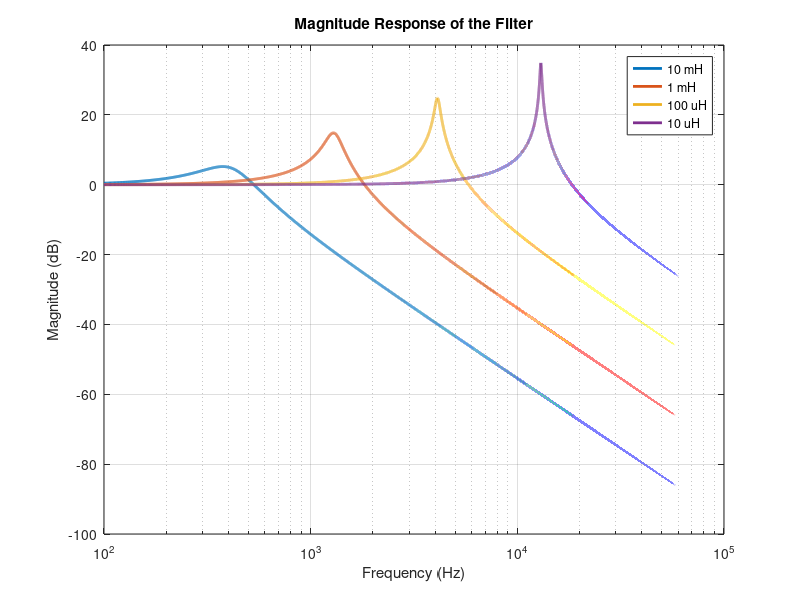
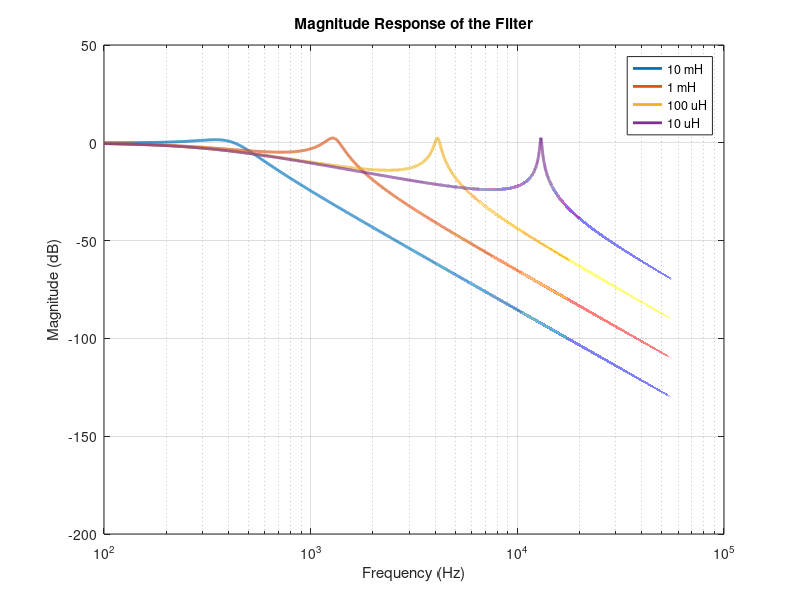
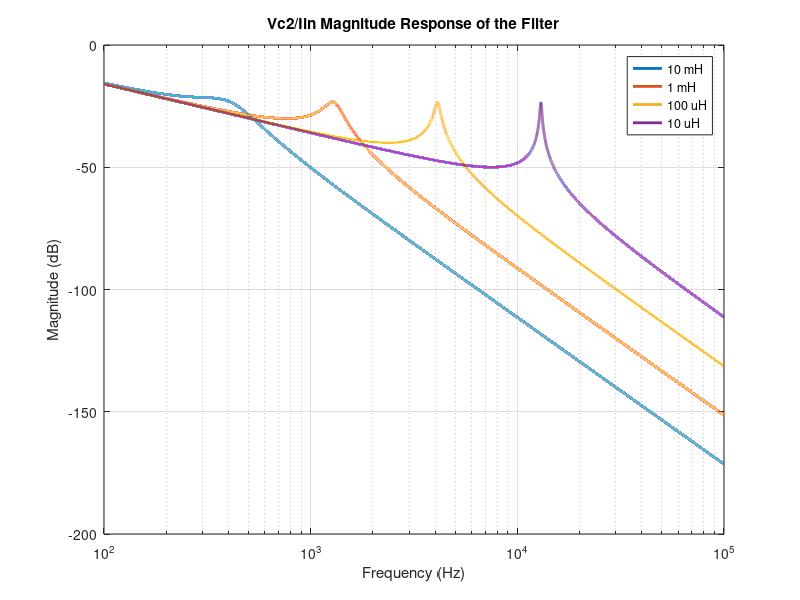
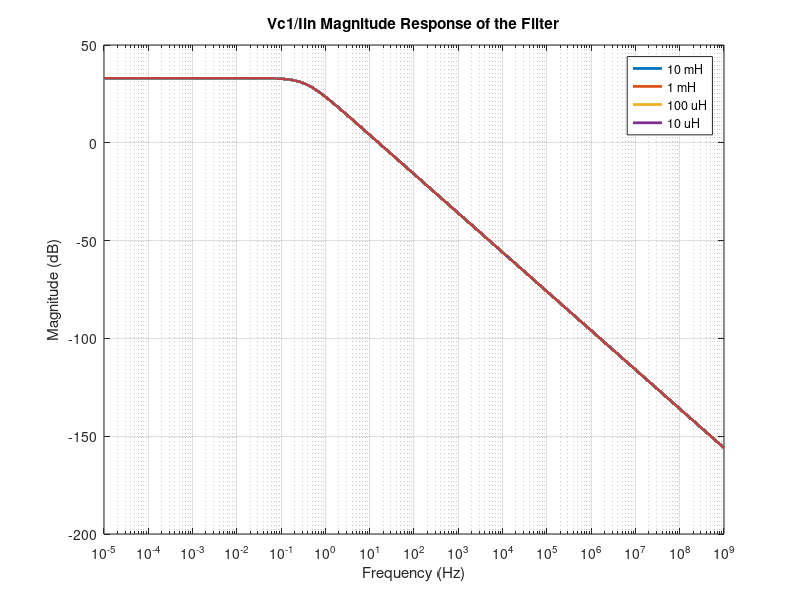

Source code (MATLAB) for these figures, in order:
%bode without input impedance
R=45;
C=15e-06;
f=linspace(100,100000,100000);
w=2*pi*f;
%L=1e-03;
for L=[1e-02 1e-03 1e-04 1e-05]
    t=R./(R*L*C*(w*i).^2+w*i*L+R);
    mag=20*log10(abs(t));
    semilogx(f,mag,'LineWidth',2);
    hold on
end
grid on
xlabel('Frequency (Hz)');
ylabel('Magnitude (dB)');
legend('10 mH','1 mH','100 uH','10 uH');
title('Magnitude Response of the Filter');
% t=R./(R*L*C*(w*i).^2+w*i*L+R);
% mag=20*log10(abs(t));
% 
% semilogx(w,mag);
% grid on
% xlabel('Frequency (rad/s)');
% ylabel('Magnitude (dB)');
%%
%bode with input impedance
R=45;
r=50e-03;
C1=10e-03;
C2=15e-06;
f=linspace(100,100000,100000);
w=2*pi*f;
s=w*i;
figure;
for L=[1e-02 1e-03 1e-04 1e-05]
    t=(R)./((L*R*r*C1*C2*s.^3)+((R*C2*L+r*C1*L)*s.^2)+((R*r*C2+L+R*r*C1)*s+(r+R)));
    mag=20*log10(abs(t));
    semilogx(f,mag,'LineWidth',2);
    hold on
end
grid on
xlabel('Frequency (Hz)');
ylabel('Magnitude (dB)');
legend('10 mH','1 mH','100 uH','10 uH');
title('Magnitude Response of the Filter');
%% Vc2/Iin transfer function
R=45;
C1=10e-03;
C2=15e-06;
f=logspace(2,5,100000);
w=2*pi*f;
s=w*i;
figure;
for L=[1e-02 1e-03 1e-04 1e-05]
    t=(R)./((L*R*C1*C2*s.^3)+((C1*L)*s.^2)+((R*C2+R*C1)*s)+1);
    mag=20*log10(abs(t));
    semilogx(f,mag,'LineWidth',2);
    hold on
end
grid on
xlabel('Frequency (Hz)');
ylabel('Magnitude (dB)');
legend('10 mH','1 mH','100 uH','10 uH');
title('Vc2/Iin Magnitude Response of the Filter');

%% Vc1/Iin transfer function
R=45;
C1=10e-03;
C2=15e-06;
f=logspace(-5,9,100000);
w=2*pi*f;
s=w*i;
figure;
for L=[1e-02 1e-03 1e-04 1e-05]
    t=(R*L*C2*s.^2+L*s+R)./((L*R*C1*C2*s.^3)+((C1*L)*s.^2)+((R*C2+R*C1)*s)+1);
    mag=20*log10(abs(t));
    semilogx(f,mag,'LineWidth',2);
    hold on
end
grid on
xlabel('Frequency (Hz)');
ylabel('Magnitude (dB)');
legend('10 mH','1 mH','100 uH','10 uH');
title('Vc1/Iin Magnitude Response of the Filter');

%% Vc1/Iout transfer function
C1=10e-03;
C2=15e-06;
f=logspace(1,6,100000);
w=2*pi*f;
s=w*i;
figure;
for L=[1e-02 1e-03 1e-04 1e-05]
    t=(1)./(L*C1*C2^2*s.^3+s*C1*C2);
    mag=20*log10(abs(t));
    semilogx(f,mag,'LineWidth',2);
    hold on
end
grid on
xlabel('Frequency (Hz)');
ylabel('Magnitude (dB)');
legend('10 mH','1 mH','100 uH','10 uH','10 mH','1 mH','100 uH','10 uH');
title('Vc1/Iout Magnitude Response of the Filter');

%% Vc2/Iout transfer function
C1=10e-03;
C2=15e-06;
f=logspace(0,5,100000);
w=2*pi*f;
s=w*i;
figure;
for L=[1e-02 1e-03 1e-04 1e-05]
    t=(L*C1*s.^2+1)./(L*C1*C2*s.^3+(C1+C2)*s);
    mag=20*log10(abs(t));
    semilogx(f,mag,'LineWidth',2);
    hold on
end
grid on
xlabel('Frequency (Hz)');
ylabel('Magnitude (dB)');
legend('10 mH','1 mH','100 uH','10 uH');
title('Vc2/Iout Magnitude Response of the Filter');
%%
s = tf('s')
C1=10e-03;
C2=15e-06;
L=1e-03;
sys1= ((s^2*L*C1+1)/(s*C1))*((s^2*L*C1*C2+C2)/(s^2*L*C1*C2+C1+C2));
sys = (L^2*C1^2*C2*s^4+2*L*C1*C2*s^2+C2)/(L*C1^2*C2*s^3+(C1^2+C1*C2)*s);
